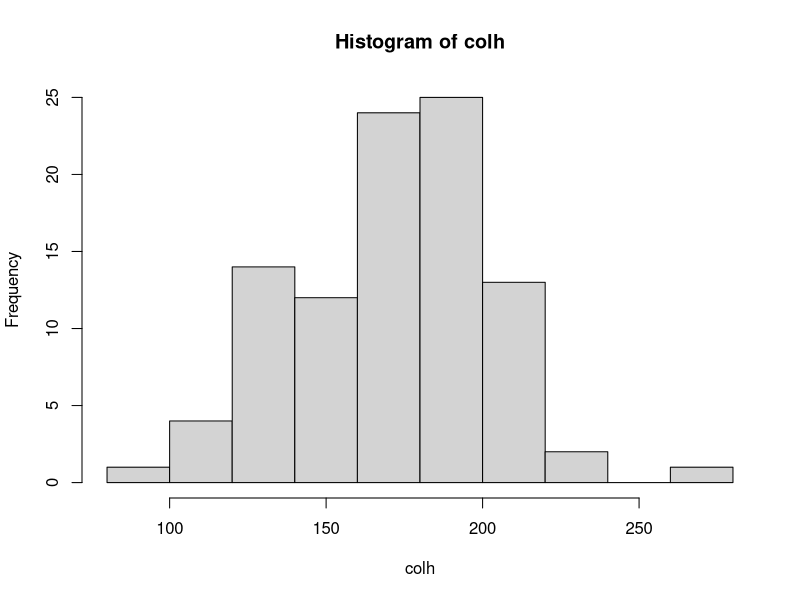
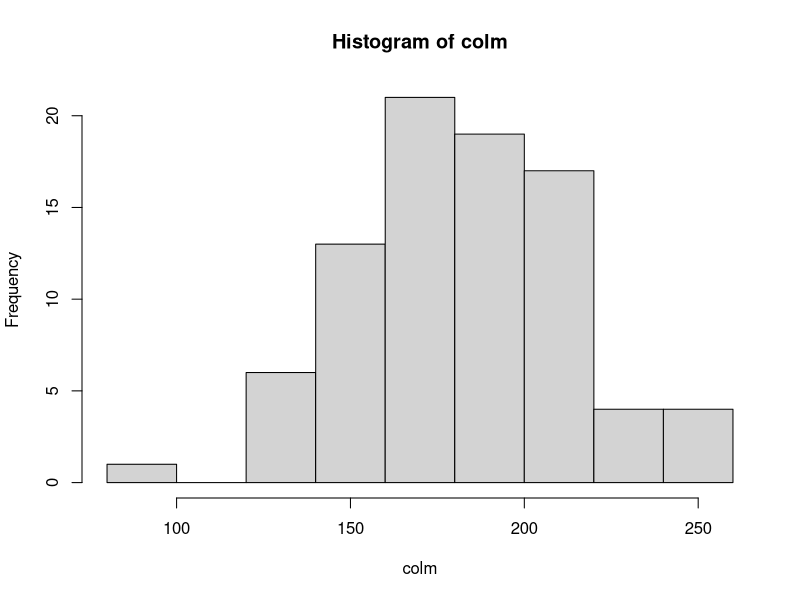
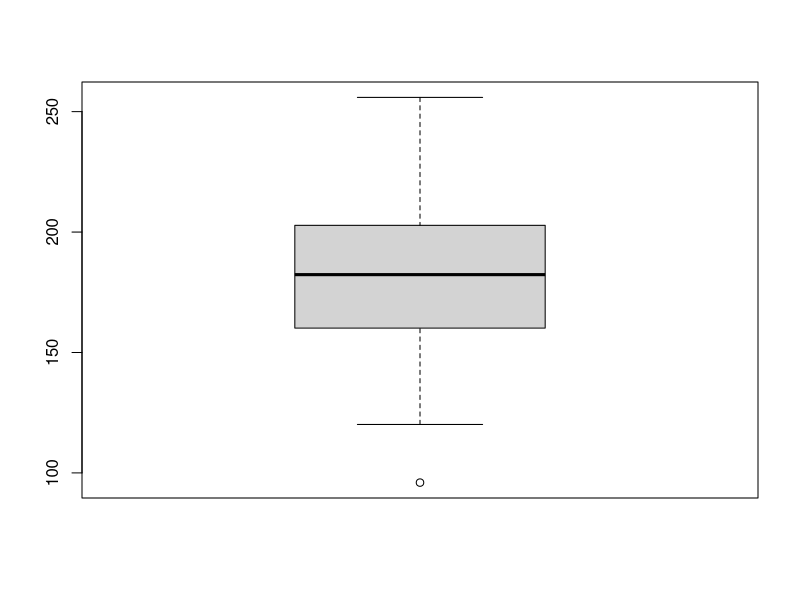

Write R code to recreate these figures, in order. (Note: this script raises an error after producing the figures.)
colmujeres = read.csv(file = "colmujeres.csv", header = TRUE, sep = ":", dec = ",")
View(colmujeres)
colhombres = read.csv(file = "colhombres.csv", header = TRUE, sep = ":", dec = ",")
View(colhombres)
attach(colhombres)
attach(colmujeres)
summary(colmujeres)
summary(colhombres)
range(colhombres)
# Varianza
var(colhombres)
var(colmujeres)
names(colhombres)
#histograma
hist(colh)
hist(colm)
#diagrama de caja
boxplot(colm)
boxplot(h)
#función densidad empírica
plot(density(colh))
plot(density(colm))
#gráficos de puntos
stripchart (colh, method="stack", pch=16)
stripchart (colm, method="stack", pch=16)
length(colh)
length(colm)
sd(colh)
sd(colm)
pnorm(240,mean=171,sd=30,lower.tail=F)
qnorm(0.85,mean=171,sd=30)
desv_tip <- sd(colh)
media <- mean(colh)
qnorm(0.85,media, desv_tip)
pnorm(6,mean=8,sd=3)
pnorm(6,mean=8,sd=3,lower.tail=F)
